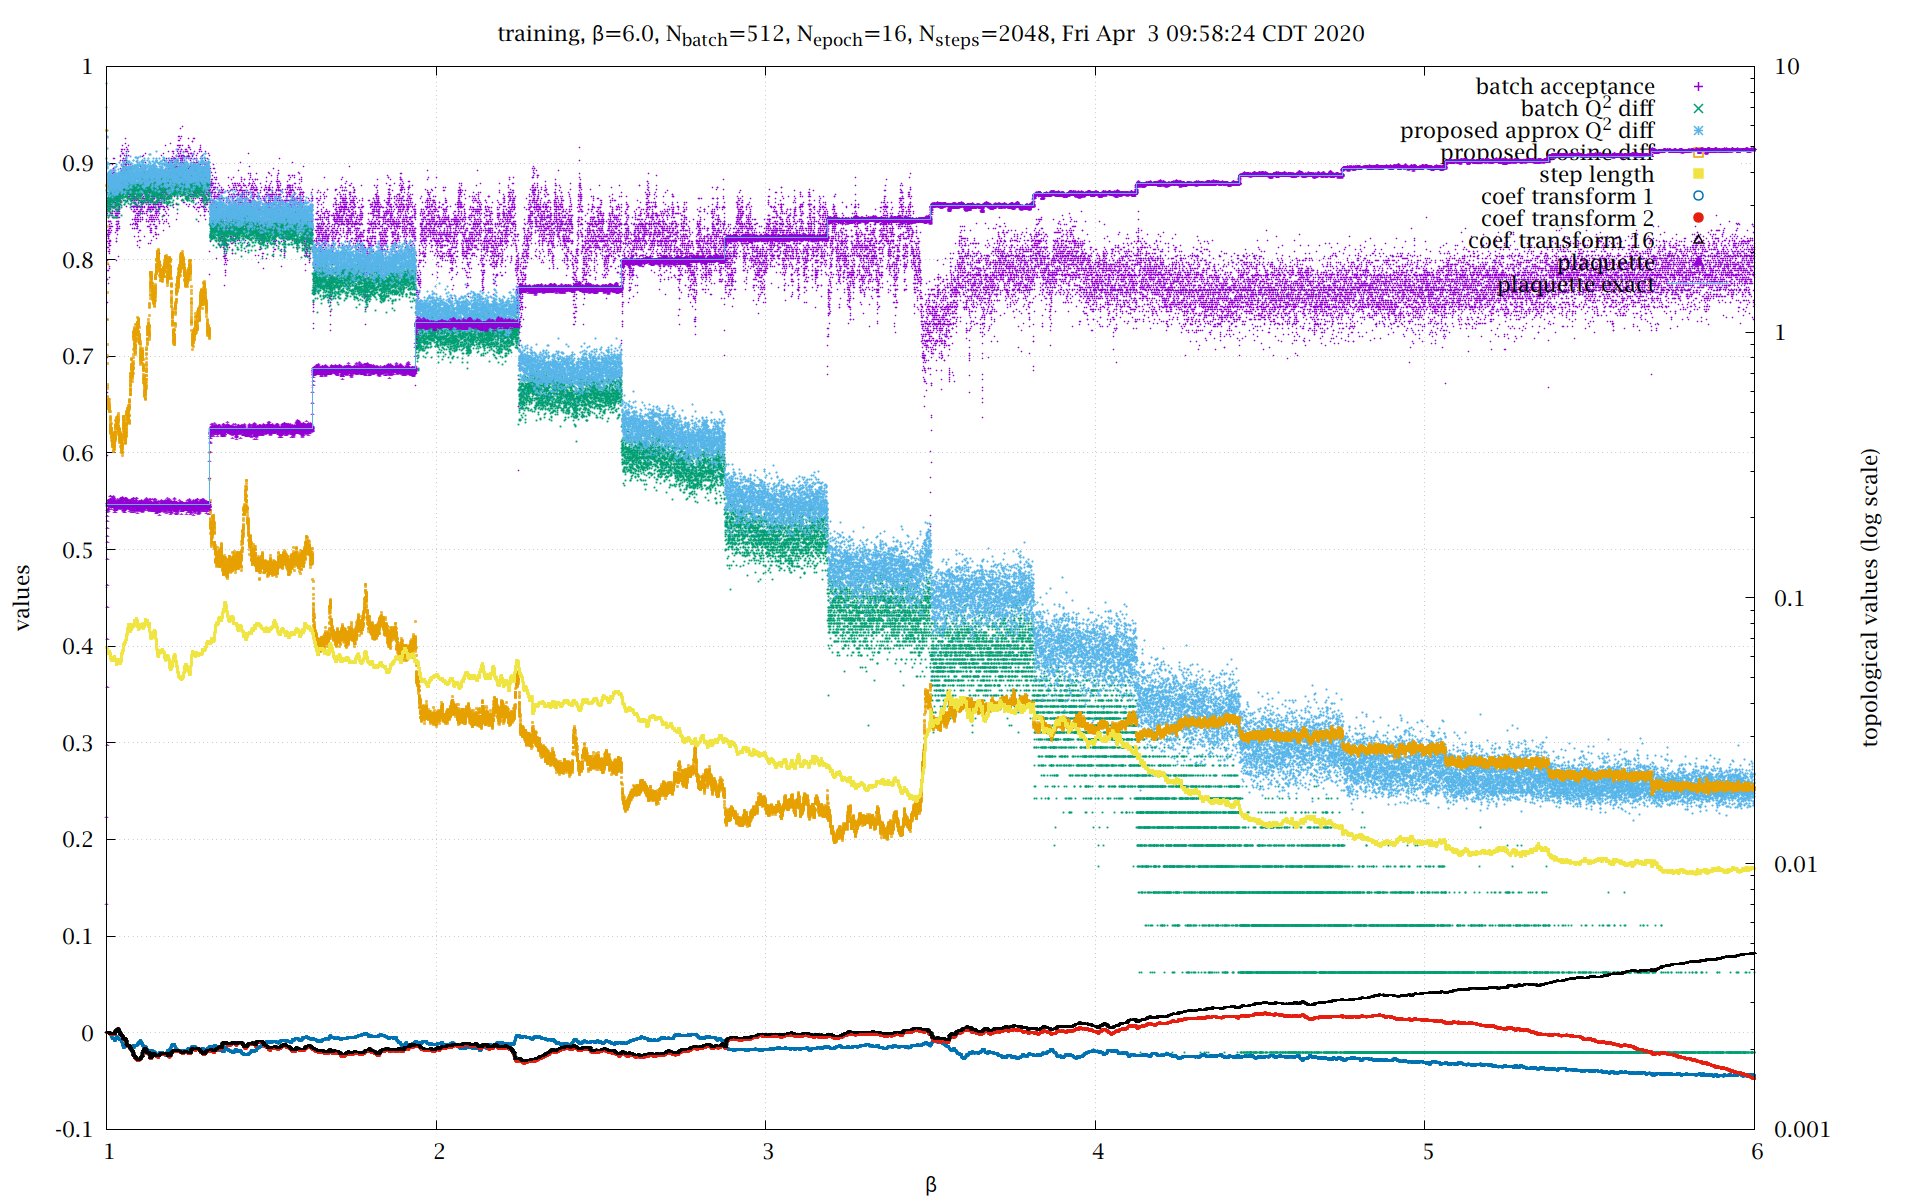

Write gnuplot code to recreate this figure.
#!/usr/bin/env gnuplot
set term pngcairo size 1920,1200 font "Lucida Bright OT,16"
set output ARG0[*:strlen(ARG0)-2].'png'
beta='6.0'
batch=512
epoch=16
steps=2048

file=ARG0[*:strlen(ARG0)-2].'log'

j(ex)="<jconsole -js 'exit echo ".ex."'"
$plaq<<e
(,: 1 bi % 0 bi=:1 : '"'"'(i.0) H. (1+m)@(0.25&*)@*: * ^&m@-: % (!m)"_'"'"')
e
plaqStep=j('($~2,~2%~#),|:(,~(e%~b,0)-~])' . $plaq[1] . '>:(b=:'.beta.'-1)*e%~>:i.e=:'.epoch)
steptobeta(n)=1.+(beta-1.)*n/steps/epoch

set pointsize 0.25

set log y2
set ytics nomirror
set y2tics nomirror
set autoscale  y
set autoscale y2
set grid

set title 'training, β=' . beta . ', N_{batch}=' . batch . ', N_{epoch}=' . epoch . ', N_{steps}=' . steps . ', ' . system('date -r '.file)
set xlabel 'β'
set ylabel 'values'
set y2label 'topological values (log scale)'

do for [i=1:20] { eval 'st'.i.'="w p lc '.i.' pt '.i.' notitle, 1/0 w p lc '.i.' pt '.i.' lw 1.5 ps 1.5 t"' }
plot \
	"<awk -F '[][,: ]*' '/^accept/{x=0;for(i=2;i<NF;++i){x+=$i}print x/(NF-2)}' ".file u (steptobeta($0)):1 @st1 'batch acceptance', \
	"<awk -F '[][,: ]*' '/^topo:/{x=0;for(i=2;i<NF;++i){qq[i]=$i;x+=(qo[i]-qq[i])**2}print x/(NF-2); for(i in qq)qo[i]=qq[i]}' ".file u (steptobeta($0)):1 axes x1y2 @st2 'batch Q^2 diff', \
	"<awk -F '[][,: ]*' '/^topoDiff/{x=0;for(i=2;i<NF;++i){x+=$i}print x/(NF-2)}' ".file u (steptobeta($0)):1 axes x1y2 @st3 'proposed approx Q^2 diff', \
	"<awk -F '[][,: ]*' '/^cosDiff/{x=0;for(i=2;i<NF;++i){x+=$i}print x/(NF-2)}' ".file u (steptobeta($0)):1 @st4 'proposed cosine diff', \
	"<awk -F '[][,: ]*' '/^weights/{print $2}' ".file u (steptobeta($0)):1 @st5 'step length', \
	"<awk -F '[][,: ]*' 'w==1{print $2} w>0{w--} /^weights/{w=1}' ".file u (steptobeta($0)):(atan($1)/pi) @st6 'coef transform 1', \
	"<awk -F '[][,: ]*' 'w==1{print $2} w>0{w--} /^weights/{w=2}' ".file u (steptobeta($0)):(atan($1)/pi) @st7 'coef transform 2', \
	"<awk -F '[][,: ]*' 'w==1{print $2} w>0{w--} /^weights/{w=16}' ".file u (steptobeta($0)):(atan($1)/pi) @st8 'coef transform 16', \
	"<awk -F '[][,: ]*' '/^plaq/{x=0;for(i=2;i<NF;++i){x+=$i}print x/(NF-2)}' ".file u (steptobeta($0)):1 @st9 'plaquette', \
	plaqStep w l t 'plaquette exact'
